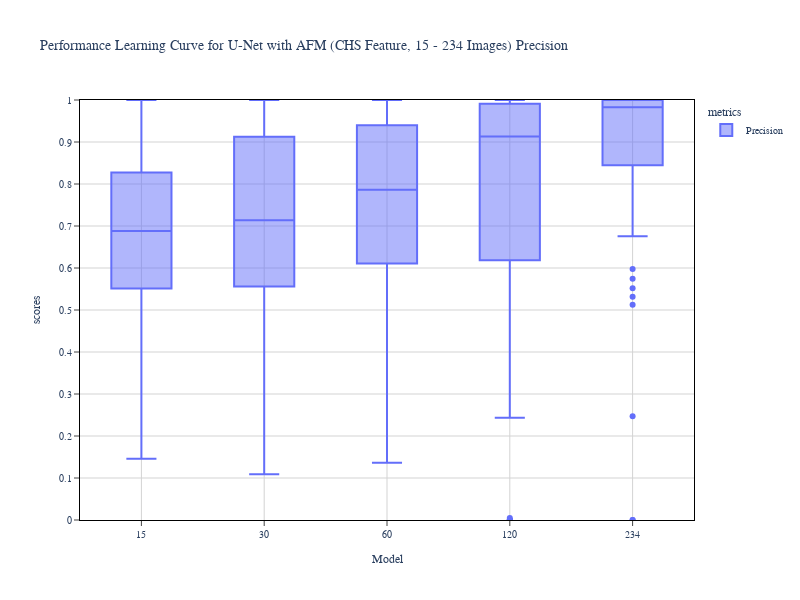
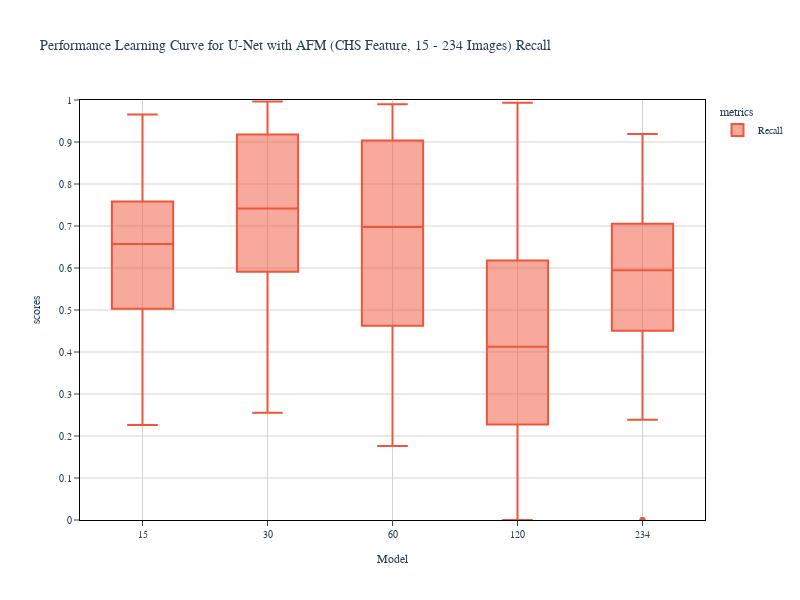
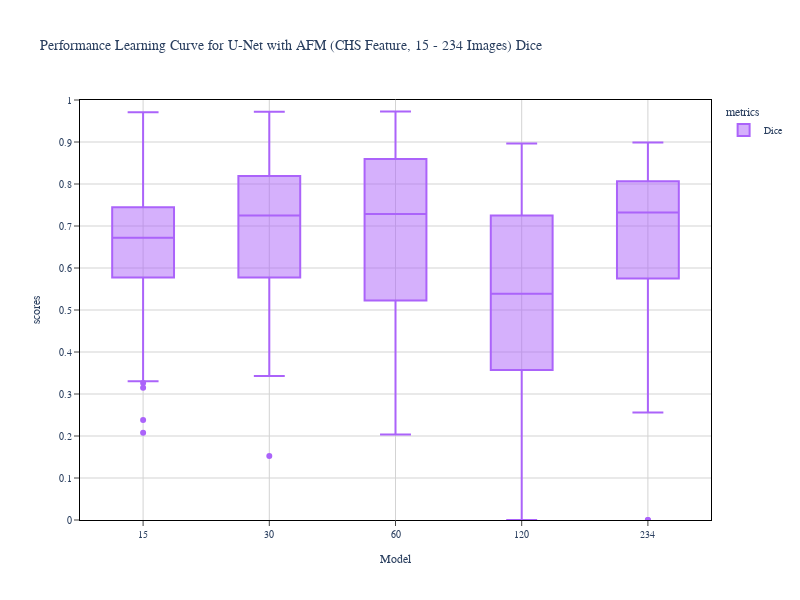

Write notebook code for charts like these, in order.
### Markdown cell above
#### Specifics metrics Learning Curve

### Code cell
fig2 = chart.box_plot(unet_afm_metrics_df_list[0][0], x='Model', y='scores', color = 'metrics',
                      width=800, height = 600,
                      title=unet_afm_metrics_df_list[0][1], color_discrete_sequence=colors['Precision'])

fig3 = chart.box_plot(unet_afm_metrics_df_list[1][0], x='Model', y='scores', color = 'metrics',
                      width=800, height = 600,
                      title=unet_afm_metrics_df_list[1][1], color_discrete_sequence=colors['Recall'])

fig4= chart.box_plot(unet_afm_metrics_df_list[2][0], x='Model', y='scores', color = 'metrics',
                      width=800, height = 600,
                      title=unet_afm_metrics_df_list[2][1], color_discrete_sequence=colors['Dice'])


# fig.write_image(f'{title_chart}.svg')
# fig2.write_image(f'{title_chart}.png')

### Figure 1 — Plotly figure (JSON) as saved in the notebook; plotly's stock layout.template omitted (floating-point values rounded to 4 significant figures; data arrays with more than 128 entries replaced by an {"elided": "..."} marker saying what was removed)
{"data": [{"alignmentgroup": "True", "hovertemplate": "metrics=Precision<br>Model=%{x}<br>scores=%{y}<extra></extra>", "legendgroup": "Precision", "marker": {"color": "#636EFA"}, "name": "Precision", "notched": false, "offsetgroup": "Precision", "orientation": "v", "showlegend": true, "type": "box", "x": {"elided": "415 str values"}, "x0": " ", "xaxis": "x", "y": {"elided": "415 float values"}, "y0": " ", "yaxis": "y"}], "layout": {"barmode": "group", "boxmode": "group", "font": {"family": "Arial", "size": 10}, "height": 600, "legend": {"title": {"text": "metrics"}, "tracegroupgap": 0}, "plot_bgcolor": "white", "title": {"font": {"family": "Arial"}, "text": "Performance Learning Curve for U-Net with AFM (CHS Feature, 15 - 234 Images) Precision"}, "width": 800, "xaxis": {"anchor": "y", "domain": [0, 1], "gridcolor": "lightgrey", "linecolor": "black", "mirror": true, "showline": true, "ticks": "outside", "title": {"text": "Model"}}, "yaxis": {"anchor": "x", "domain": [0, 1], "dtick": 0.1, "gridcolor": "lightgrey", "linecolor": "black", "mirror": true, "range": [0, 1], "showline": true, "tick0": 0, "ticks": "outside", "title": {"text": "scores"}}}}

### Figure 2 — Plotly figure (JSON) as saved in the notebook; plotly's stock layout.template omitted (floating-point values rounded to 4 significant figures; data arrays with more than 128 entries replaced by an {"elided": "..."} marker saying what was removed)
{"data": [{"alignmentgroup": "True", "hovertemplate": "metrics=Recall<br>Model=%{x}<br>scores=%{y}<extra></extra>", "legendgroup": "Recall", "marker": {"color": "#EF553B"}, "name": "Recall", "notched": false, "offsetgroup": "Recall", "orientation": "v", "showlegend": true, "type": "box", "x": {"elided": "415 str values"}, "x0": " ", "xaxis": "x", "y": {"elided": "415 float values"}, "y0": " ", "yaxis": "y"}], "layout": {"barmode": "group", "boxmode": "group", "font": {"family": "Arial", "size": 10}, "height": 600, "legend": {"title": {"text": "metrics"}, "tracegroupgap": 0}, "plot_bgcolor": "white", "title": {"font": {"family": "Arial"}, "text": "Performance Learning Curve for U-Net with AFM (CHS Feature, 15 - 234 Images) Recall"}, "width": 800, "xaxis": {"anchor": "y", "domain": [0, 1], "gridcolor": "lightgrey", "linecolor": "black", "mirror": true, "showline": true, "ticks": "outside", "title": {"text": "Model"}}, "yaxis": {"anchor": "x", "domain": [0, 1], "dtick": 0.1, "gridcolor": "lightgrey", "linecolor": "black", "mirror": true, "range": [0, 1], "showline": true, "tick0": 0, "ticks": "outside", "title": {"text": "scores"}}}}

### Figure 3 — Plotly figure (JSON) as saved in the notebook; plotly's stock layout.template omitted (floating-point values rounded to 4 significant figures; data arrays with more than 128 entries replaced by an {"elided": "..."} marker saying what was removed)
{"data": [{"alignmentgroup": "True", "hovertemplate": "metrics=Dice<br>Model=%{x}<br>scores=%{y}<extra></extra>", "legendgroup": "Dice", "marker": {"color": "#AB63FA"}, "name": "Dice", "notched": false, "offsetgroup": "Dice", "orientation": "v", "showlegend": true, "type": "box", "x": {"elided": "415 str values"}, "x0": " ", "xaxis": "x", "y": {"elided": "415 float values"}, "y0": " ", "yaxis": "y"}], "layout": {"barmode": "group", "boxmode": "group", "font": {"family": "Arial", "size": 10}, "height": 600, "legend": {"title": {"text": "metrics"}, "tracegroupgap": 0}, "plot_bgcolor": "white", "title": {"font": {"family": "Arial"}, "text": "Performance Learning Curve for U-Net with AFM (CHS Feature, 15 - 234 Images) Dice"}, "width": 800, "xaxis": {"anchor": "y", "domain": [0, 1], "gridcolor": "lightgrey", "linecolor": "black", "mirror": true, "showline": true, "ticks": "outside", "title": {"text": "Model"}}, "yaxis": {"anchor": "x", "domain": [0, 1], "dtick": 0.1, "gridcolor": "lightgrey", "linecolor": "black", "mirror": true, "range": [0, 1], "showline": true, "tick0": 0, "ticks": "outside", "title": {"text": "scores"}}}}
